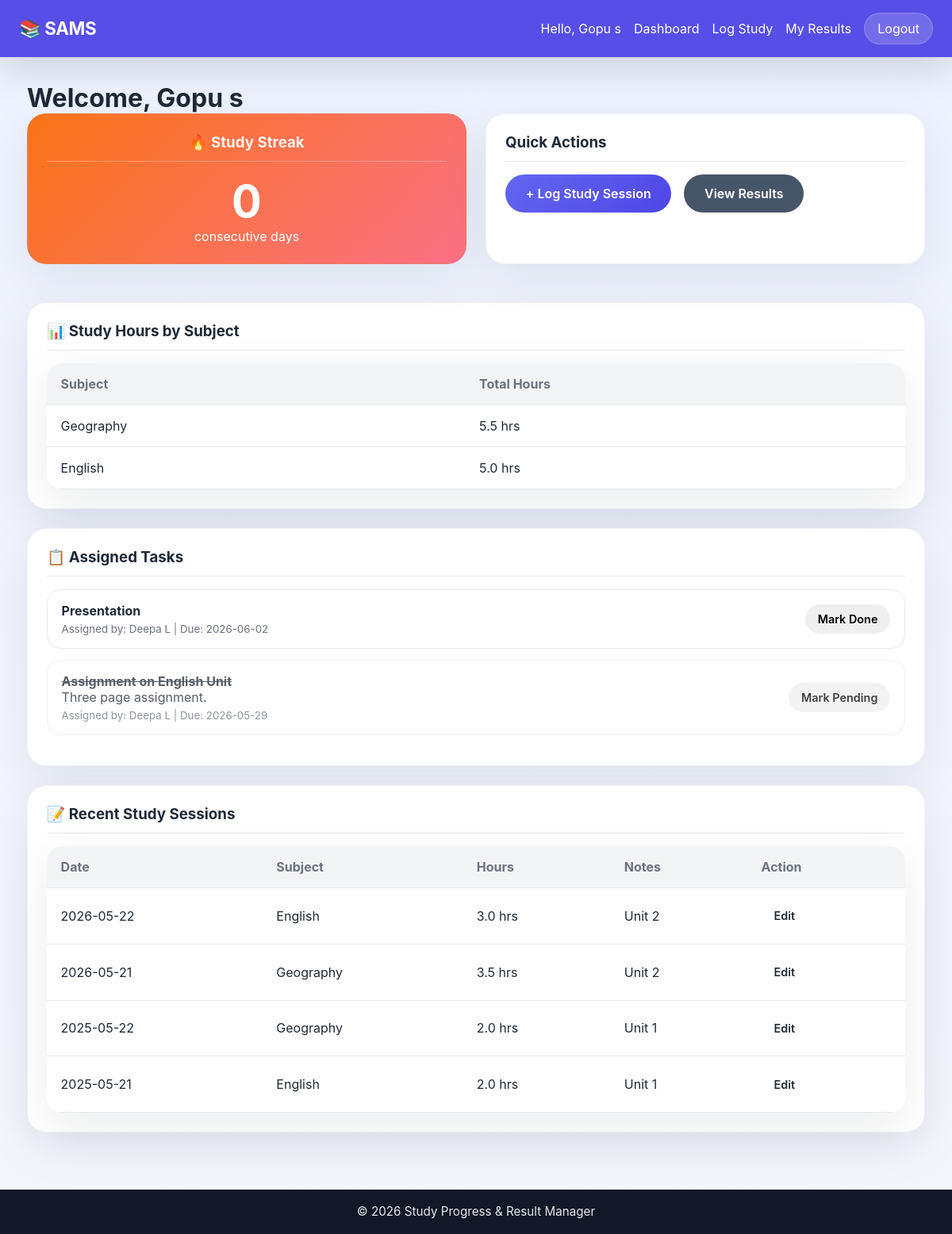
Page /student/dashboard (signed in) on the earlier database version.
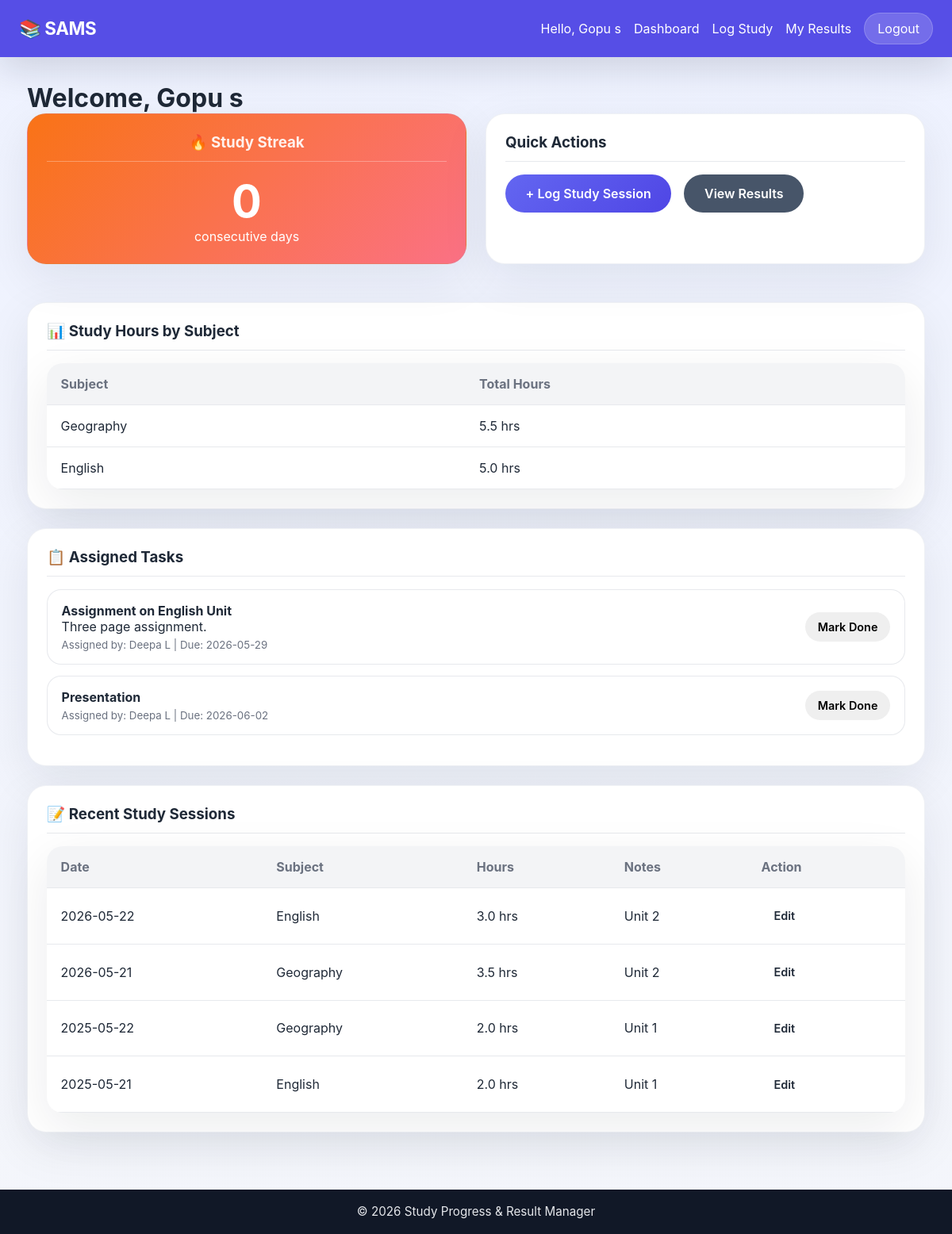
Same page on the later database version.
### tables this page shows
CREATE TABLE subjects (
            id INTEGER PRIMARY KEY AUTOINCREMENT,
            name TEXT UNIQUE NOT NULL
        );

CREATE TABLE tasks (
            id INTEGER PRIMARY KEY AUTOINCREMENT,
            student_id INTEGER NOT NULL,
            teacher_id INTEGER NOT NULL,
            title TEXT NOT NULL,
            description TEXT,
            due_date DATE,
            is_completed INTEGER DEFAULT 0,
            created_at TIMESTAMP DEFAULT CURRENT_TIMESTAMP,
            FOREIGN KEY (student_id) REFERENCES users(id),
            FOREIGN KEY (teacher_id) REFERENCES users(id)
        );

CREATE TABLE "users" (
                id INTEGER PRIMARY KEY AUTOINCREMENT,
                username TEXT UNIQUE NOT NULL,
                password TEXT NOT NULL,
                role TEXT NOT NULL CHECK(role IN ('teacher', 'student', 'admin')),
                full_name TEXT NOT NULL,
                status TEXT NOT NULL CHECK(status IN ('pending', 'active', 'blocked')) DEFAULT 'pending',
                department TEXT,
                created_at TIMESTAMP DEFAULT CURRENT_TIMESTAMP
            );

CREATE TABLE study_logs (
            id INTEGER PRIMARY KEY AUTOINCREMENT,
            student_id INTEGER NOT NULL,
            subject_id INTEGER NOT NULL,
            hours_spent REAL NOT NULL,
            study_date DATE NOT NULL,
            notes TEXT,
            created_at TIMESTAMP DEFAULT CURRENT_TIMESTAMP,
            FOREIGN KEY (student_id) REFERENCES users(id),
            FOREIGN KEY (subject_id) REFERENCES subjects(id)
        );

### app.py (the view, shortened to what this page needs)
@app.route('/student/dashboard')
@login_required
@student_required
def student_dashboard():
    conn = get_db_connection()
    study_logs = conn.execute('''
        SELECT sl.*, s.name as subject_name
        FROM study_logs sl
        JOIN subjects s ON sl.subject_id = s.id
        WHERE sl.student_id = ?
        ORDER BY sl.study_date DESC
        LIMIT 10
    ''', (session['user_id'],)).fetchall()
    study_summary = conn.execute('''
        SELECT s.name as subject_name, SUM(sl.hours_spent) as total_hours
        FROM study_logs sl
        JOIN subjects s ON sl.subject_id = s.id
        WHERE sl.student_id = ?
        GROUP BY s.id
        ORDER BY total_hours DESC
    ''', (session['user_id'],)).fetchall()
    tasks = conn.execute('''
        SELECT t.*, u.full_name as teacher_name
        FROM tasks t
        JOIN users u ON t.teacher_id = u.id
        WHERE t.student_id = ?
        ORDER BY t.is_completed ASC, t.due_date ASC
    ''', (session['user_id'],)).fetchall()
    streak_rows = conn.execute('''
        SELECT DISTINCT study_date
        FROM study_logs
        WHERE student_id = ?
        ORDER BY study_date DESC
    ''', (session['user_id'],)).fetchall()
    streak = 0
    if streak_rows:
        study_dates = [datetime.fromisoformat(row['study_date']).date() for row in streak_rows]
        today = date.today()
    conn.close()
    return render_template('student_dashboard.html',
                         study_logs=study_logs,
                         study_summary=study_summary,
                         tasks=tasks,
                         streak=streak)

### app.py (called while the page is built)
def login_required(f):
    @wraps(f)
    def decorated_function(*args, **kwargs):
        if 'user_id' not in session:
            flash('Please log in to access this page.', 'error')
            return redirect(url_for('login'))
        return f(*args, **kwargs)
    return decorated_function

def student_required(f):
    @wraps(f)
    def decorated_function(*args, **kwargs):
        if session.get('role') != 'student':
            flash('This page is for students only.', 'error')
            return redirect(url_for('home'))
        return f(*args, **kwargs)
    return decorated_function

### database.py (called while the page is built)
def get_db_connection():
    conn = sqlite3.connect(DATABASE)
    conn.row_factory = sqlite3.Row  # This lets us access columns by name
    return conn

### templates/student_dashboard.html (shortened to what this page needs)
{% extends 'base.html' %}
{% block content %}
<h1>Welcome, {{ session.get('full_name') }}</h1>
<div class="dashboard-grid">
    <div class="card streak-card">
        <h3>🔥 Study Streak</h3>
        <div class="streak-number">{{ streak }}</div>
        <p>consecutive days</p>
    </div>
    <div class="card">
        <h3>Quick Actions</h3>
        <div class="quick-actions">
            <a href="{{ url_for('add_study_log') }}" class="btn btn-primary">+ Log Study Session</a>
            <a href="{{ url_for('view_results') }}" class="btn btn-secondary">View Results</a>
        </div>
    </div>
</div>
<div class="card">
    <h3>📊 Study Hours by Subject</h3>
    {% if study_summary %}
        <table class="data-table">
            <thead>
                <tr>
                    <th>Subject</th>
                    <th>Total Hours</th>
                </tr>
            </thead>
            <tbody>
                {% for item in study_summary %}
                <tr>
                    <td>{{ item.subject_name }}</td>
                    <td>{{ "%.1f"|format(item.total_hours) }} hrs</td>
                </tr>
                {% endfor %}
            </tbody>
        </table>
    {% else %}
        <p class="empty-state">No study sessions logged yet. Start tracking your progress!</p>
    {% endif %}
</div>
<div class="card">
    <h3>📋 Assigned Tasks</h3>
    {% if tasks %}
        <ul class="task-list">
            {% for task in tasks %}
            <li class="task-item {% if task.is_completed %}completed{% endif %}">
                <div class="task-info">
                    <strong>{{ task.title }}</strong>
                    {% if task.description %}
                        <p>{{ task.description }}</p>
                    {% endif %}
                    <small>Assigned by: {{ task.teacher_name }}
                        {% if task.due_date %} | Due: {{ task.due_date }}{% endif %}
                    </small>
                </div>
                <form method="POST" action="{{ url_for('toggle_task', task_id=task.id) }}" style="display: inline;">
                    <button type="submit" class="btn btn-small">
                        {% if task.is_completed %}Mark Pending{% else %}Mark Done{% endif %}
                    </button>
                </form>
            </li>
            {% endfor %}
        </ul>
    {% else %}
        <p class="empty-state">No tasks assigned yet.</p>
    {% endif %}
</div>
<div class="card">
    <h3>📝 Recent Study Sessions</h3>
    {% if study_logs %}
        <table class="data-table">
            <thead>
                <tr>
                    <th>Date</th>
                    <th>Subject</th>
                    <th>Hours</th>
                    <th>Notes</th>
                    <th>Action</th>
                </tr>
            </thead>
            <tbody>
                {% for log in study_logs %}
                <tr>
                    <td>{{ log.study_date }}</td>
                    <td>{{ log.subject_name }}</td>
                    <td>{{ log.hours_spent }} hrs</td>
                    <td>{{ log.notes or '-' }}</td>
                    <td>
                        <a href="{{ url_for('edit_study_log', log_id=log.id) }}" class="btn btn-small">Edit</a>
                    </td>
                </tr>
                {% endfor %}
            </tbody>
        </table>
    {% else %}
        <p class="empty-state">No study sessions logged yet.</p>
    {% endif %}
</div>
{% endblock %}

Differences in the rows shown:
changed tasks "Assignment on English Unit": is_completed "Mark Pending" → "Mark Done"; moves up the list
